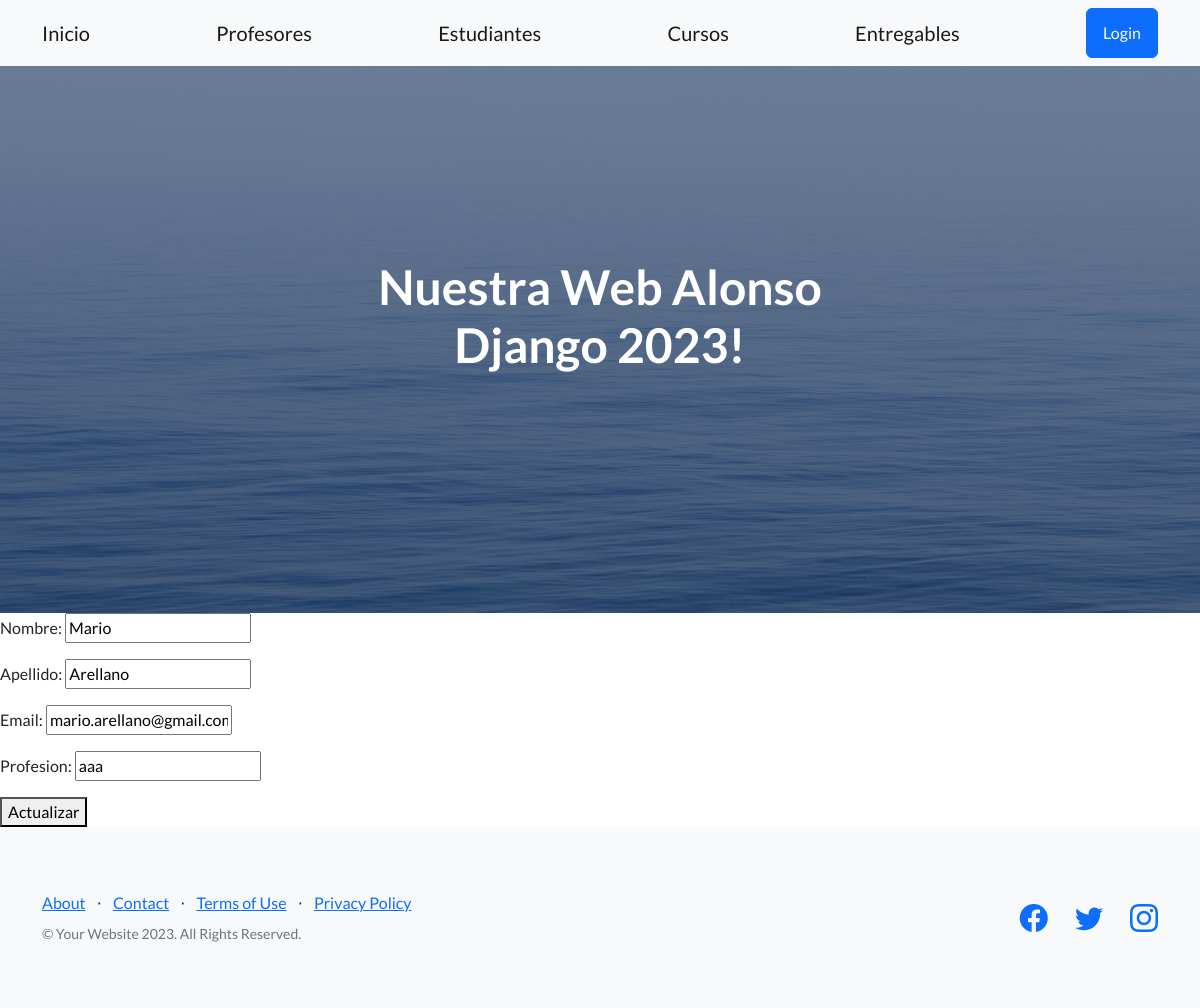
The page /app-alonso/editar-profesor/1 on the database as committed earlier.
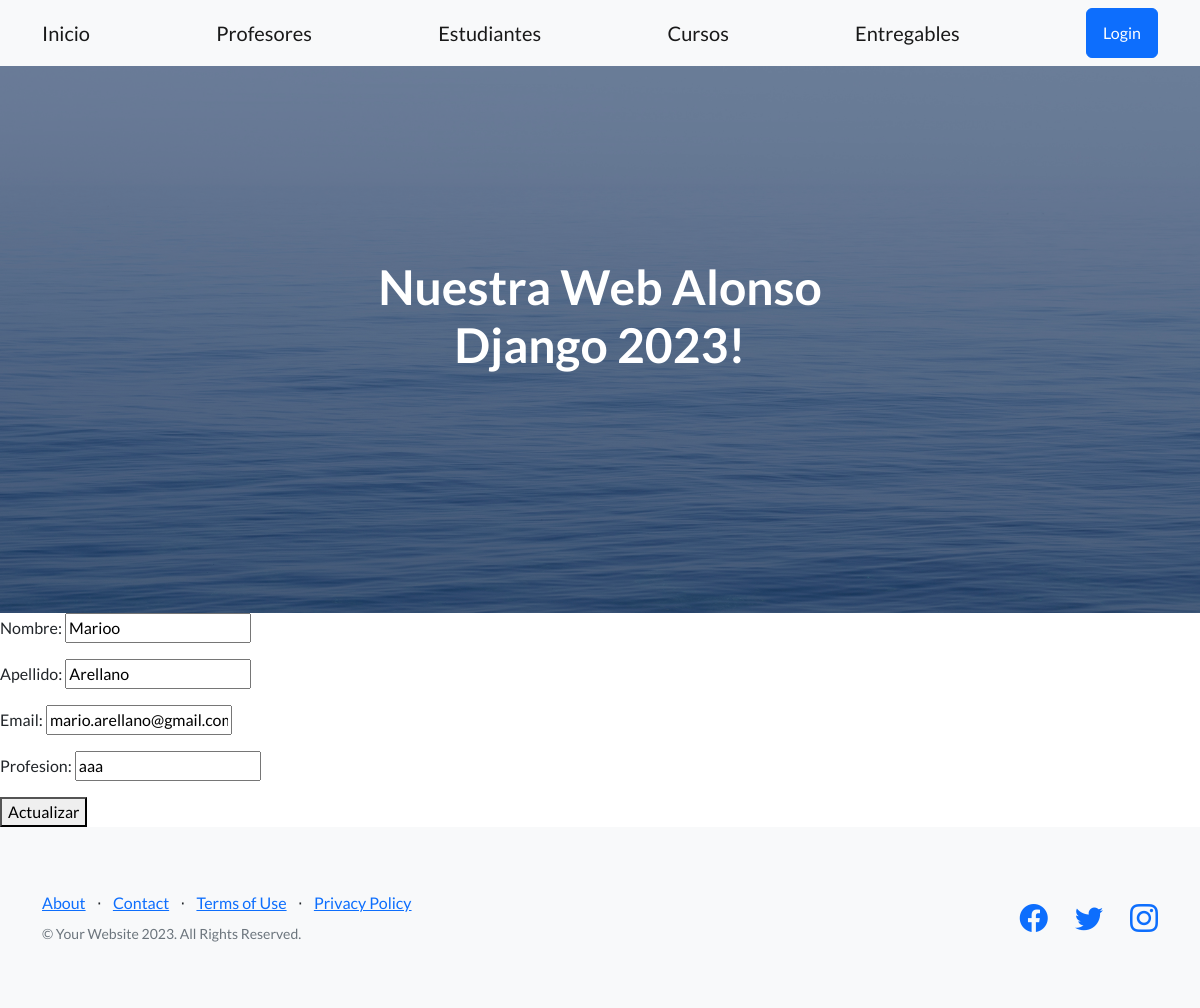
The same page on the database as committed later.
### AppAlonso/models.py (models this page shows, shortened)
class Profesor(models.Model):
    nombre = models.CharField(max_length=30)
    apellido = models.CharField(max_length=30)
    email = models.EmailField(null=True)
    profesion = models.CharField(max_length=30)

### AppAlonso/views.py (the view)
# urls.py: path('editar-profesor/<int:id>', editarProfesor, name="EditarProfesor"),
def editarProfesor (req, id):
    profesor = Profesor.objects.get(id=id)
    if req.method == "POST":
        miFormulario = ProfesorFormulario(req.POST)
        if miFormulario.is_valid():
            data= miFormulario.cleaned_data
            profesor.nombre = data["nombre"]
            profesor.apellido = data["apellido"]
            profesor.email = data["email"]
            profesor.profesion = data["profesion"]
            profesor.save()
            return render(req, "inicio.html", {"mensaje": "Profesor actualizado con éxito"})
        else:
            return render(req, "inicio.html", {"mensaje": "Formulario inválido"})
    else:
        miFormulario = ProfesorFormulario(initial={
            "nombre": profesor.nombre,
            "apellido": profesor.apellido,
            "email": profesor.email,
            "profesion": profesor.profesion,
        })
        return render(req, "editarProfesor.html", {"miFormulario": miFormulario, "id": profesor.id})

### AppAlonso/forms.py
class ProfesorFormulario(forms.Form):
    nombre = forms.CharField(required=True)
    apellido = forms.CharField(required=True)
    email = forms.EmailField()
    profesion = forms.CharField(max_length=30)

### AppAlonso/templates/editarProfesor.html
{% extends 'padre.html' %}
{% block contenidoQueCambia %}
    <form action="{% url 'EditarProfesor' id%}" method="post"> {% csrf_token %}
        {{miFormulario.as_p}}
        <button type="submit">Actualizar</button>
    </form>
{% endblock contenidoQueCambia %}

Rows that differ between the two databases and show on the page:
changed Profesor "Arellano": nombre "Mario" → "Marioo"
